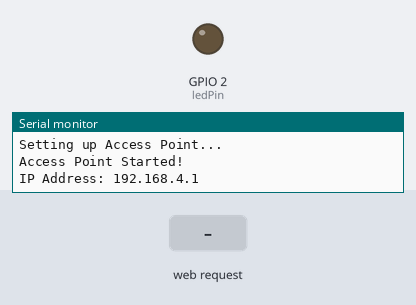
Bench run of a sketch on a simulated ESP32. Parts: output pins drawn as LEDs (lit = HIGH), the last lines printed to the serial monitor. The inputs (shaded band) are chosen by the test bench.

Above: at 1.2 s.
1.3 s: HTTP request GET /LED=ON received
At 2.5 s:
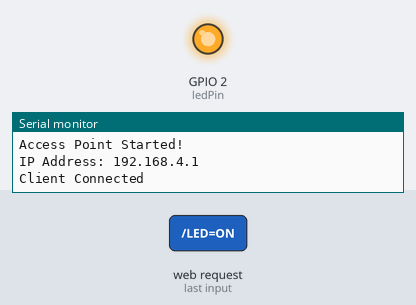
2.8 s: HTTP request GET /LED=OFF received
At 3.6 s:
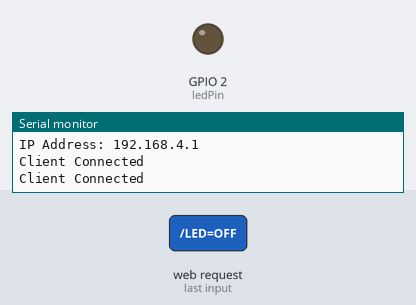
Timing chart, 0 to 5.8 s (numbered marks = the images above; inputs shaded):
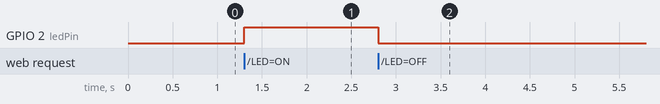

Measured:
- after the input at 1.3 s, GPIO 2 (ledPin): LOW → HIGH at once
- after the input at 2.8 s, GPIO 2 (ledPin): HIGH → LOW at once

The sketch:

wifi-router.ino
```cpp
#include <WiFi.h>

// Set your Access Point credentials
const char* ssid = "ESP32_AP";
const char* password = "12345678";

WiFiServer server(80); // Port 80 for HTTP
int ledPin = 2;        // Built-in LED (GPIO 2)

void setup() {
  pinMode(ledPin, OUTPUT);
  digitalWrite(ledPin, LOW);

  Serial.begin(115200);
  Serial.println("Setting up Access Point...");

  // Start the access point
  WiFi.softAP(ssid, password);
  Serial.println("Access Point Started!");
  Serial.print("IP Address: ");
  Serial.println(WiFi.softAPIP());

  // Start the web server
  server.begin();
}

void loop() {
  WiFiClient client = server.available(); // Check if a client has connected
  if (client) {
    Serial.println("Client Connected");
    String request = client.readStringUntil('\r');
    client.flush();

    // Check for LED ON or OFF requests
    if (request.indexOf("/LED=ON") != -1) {
      digitalWrite(ledPin, HIGH);
    } else if (request.indexOf("/LED=OFF") != -1) {
      digitalWrite(ledPin, LOW);
    }

    // Send a response back to the client
    client.println("HTTP/1.1 200 OK");
    client.println("Content-Type: text/html");
    client.println();
    client.println("<!DOCTYPE HTML>");
    client.println("<html>");
    client.println("<h1>ESP32 Access Point</h1>");
    client.println("<p><a href=\"/LED=ON\">Turn LED ON</a></p>");
    client.println("<p><a href=\"/LED=OFF\">Turn LED OFF</a></p>");
    client.println("</html>");
    client.stop();
  }
}
```
